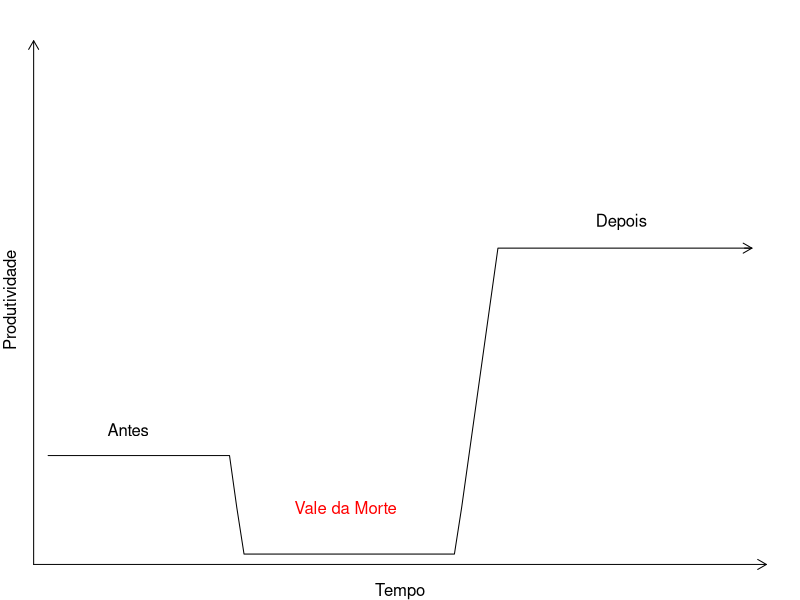
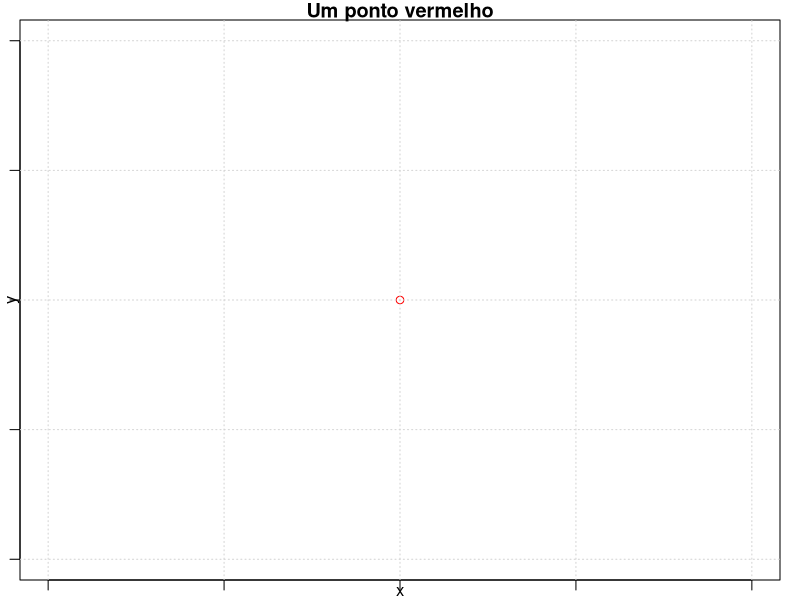
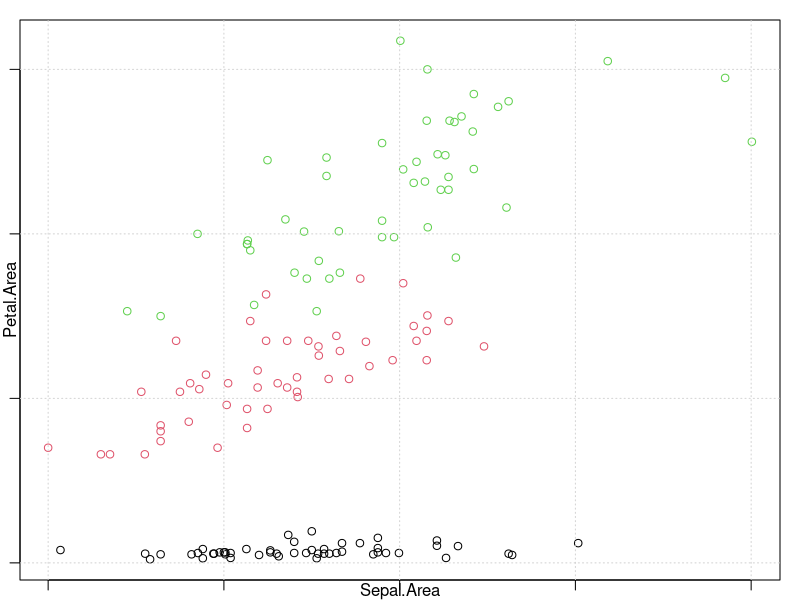
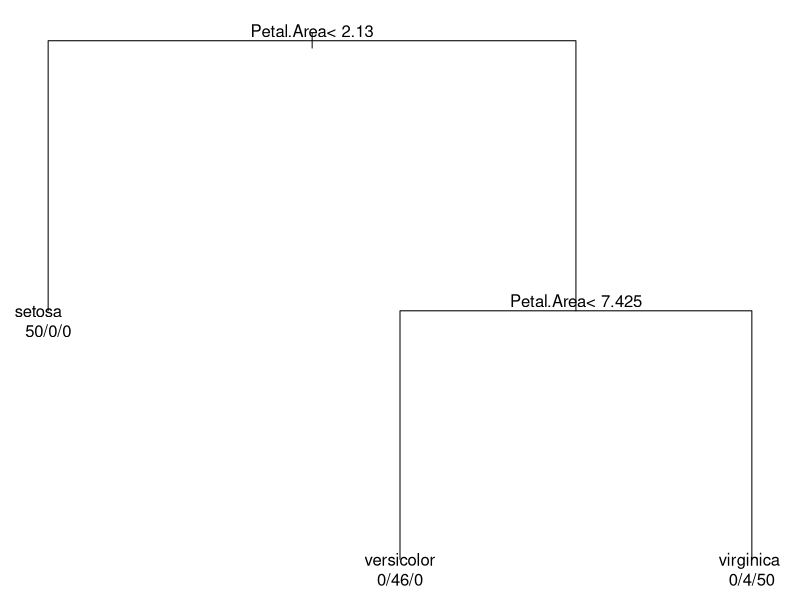

Recreate these plots in R, in order.
## ---- chunk 1
library(magrittr)
## ---- chunk 2
y0 <- 0.2
y <- c(rep(y0, 25), seq(y0, 0.1, -0.1), rep(0.01, 30), seq(0.1, y0 * 3, 0.1), rep(y0 * 3, 35))
x <- 1:length(y)
par(mgp = c(0, 1, 0), mar = rep(1, 4))
plot(y ~ x, type = "l", xlab = "Tempo", ylab = "Produtividade", ylim = c(0, 1), axes = FALSE)
text(42, 0.1, "Vale da Morte", col = "red")
text(12, 0.25, "Antes")
text(80, 0.65, "Depois")
arrows(-1, -0.01, 100, -0.01, length = 0.1)
arrows(-1, -0.01, -1, 1, length = 0.1)
arrows(x[length(x)- 1], y[length(y)], x[length(x)], y[length(y)], length = 0.1)
## ---- chunk 3
plot(x = 25, y = 25, col = "red", main = "Um ponto vermelho", xlab = "x", ylab = "y")
grid()
## ---- chunk 4
options(prompt = '$ ', continue = '$ ')
## ---- chunk 5
options(prompt = '> ', continue = '+ ')
## ---- chunk 6
tools::package_dependencies("dplyr")[[1]]
tools::package_dependencies("magrittr")[[1]]
tools::package_dependencies("rmarkdown")[[1]]
## ---- chunk 7
x <- 2
y <- 2
res <- sum(x, y)
## ---- chunk 8
options(prompt = '$ ', continue = '$ ')
## ---- chunk 9
options(prompt = '> ', continue = '+ ')
## ---- chunk 10
head(iris)
## ---- chunk 11
library(dplyr)
## ---- chunk 12
iris %>% 
  head()
## ---- chunk 13
iris %>% 
  filter(Species == "setosa") %>% 
  head()
## ---- chunk 14
iris %>% 
  select(Species, ends_with("Width")) %>% 
  head()
## ---- chunk 15
iris %>% 
  mutate(
    Sepal.Area = Sepal.Length * Sepal.Width,
    Petal.Area = Petal.Length * Petal.Width) %>%
  select(ends_with("Area")) %>% 
  plot(col = iris$Species)
grid()
## ---- chunk 16
iris %>% 
  arrange(desc(Sepal.Length)) %>% 
  head()
## ---- chunk 17
iris %>%
  mutate(
    Sepal.Area = Sepal.Length * Sepal.Width,
    Petal.Area = Petal.Length * Petal.Width,
    diff.Area = Sepal.Area - Petal.Area) %>% 
  group_by(Species) %>%
  summarise(
    n = n(),
    mean = mean(diff.Area, na.rm = TRUE),
    median = median(diff.Area, na.rm = TRUE),
    sd = sd(diff.Area, na.rm = TRUE)
  )
## ---- chunk 18
par(xpd = NA)
iris %>%
  mutate(
    Sepal.Area = Sepal.Length * Sepal.Width,
    Petal.Area = Petal.Length * Petal.Width
  ) %>% 
  rpart::rpart(
    Species ~ Sepal.Area + Sepal.Length + Sepal.Width + Petal.Area + Petal.Length + Petal.Width, 
    data = .) %T>% 
  plot() %>%
  text(use.n = TRUE)
